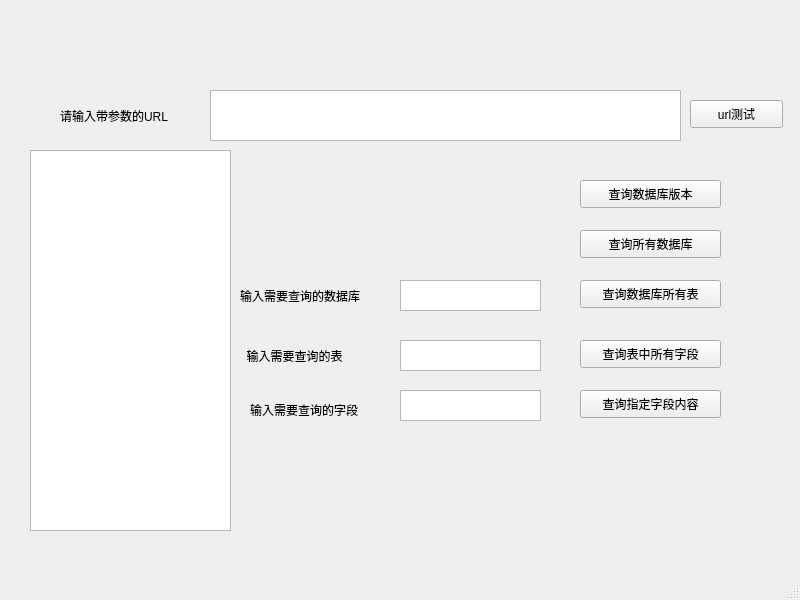
<?xml version="1.0" encoding="UTF-8"?>
<ui version="4.0">
 <class>MainWindow</class>
 <widget class="QMainWindow" name="MainWindow">
  <property name="geometry">
   <rect>
    <x>0</x>
    <y>0</y>
    <width>800</width>
    <height>600</height>
   </rect>
  </property>
  <property name="windowTitle">
   <string>SQL注入工具</string>
  </property>
  <widget class="QWidget" name="centralwidget">
   <widget class="QLabel" name="label">
    <property name="geometry">
     <rect>
      <x>60</x>
      <y>90</y>
      <width>141</width>
      <height>51</height>
     </rect>
    </property>
    <property name="text">
     <string>请输入带参数的URL</string>
    </property>
   </widget>
   <widget class="QPushButton" name="version_button">
    <property name="geometry">
     <rect>
      <x>580</x>
      <y>180</y>
      <width>141</width>
      <height>28</height>
     </rect>
    </property>
    <property name="text">
     <string>查询数据库版本</string>
    </property>
   </widget>
   <widget class="QTextEdit" name="url_box">
    <property name="geometry">
     <rect>
      <x>210</x>
      <y>90</y>
      <width>471</width>
      <height>51</height>
     </rect>
    </property>
   </widget>
   <widget class="QPushButton" name="dbs_button">
    <property name="geometry">
     <rect>
      <x>580</x>
      <y>230</y>
      <width>141</width>
      <height>28</height>
     </rect>
    </property>
    <property name="text">
     <string>查询所有数据库</string>
    </property>
   </widget>
   <widget class="QPushButton" name="table_button">
    <property name="geometry">
     <rect>
      <x>580</x>
      <y>280</y>
      <width>141</width>
      <height>28</height>
     </rect>
    </property>
    <property name="text">
     <string>查询数据库所有表</string>
    </property>
   </widget>
   <widget class="QPushButton" name="column_button">
    <property name="geometry">
     <rect>
      <x>580</x>
      <y>340</y>
      <width>141</width>
      <height>28</height>
     </rect>
    </property>
    <property name="text">
     <string>查询表中所有字段</string>
    </property>
   </widget>
   <widget class="QPushButton" name="dump_button">
    <property name="geometry">
     <rect>
      <x>580</x>
      <y>390</y>
      <width>141</width>
      <height>28</height>
     </rect>
    </property>
    <property name="text">
     <string>查询指定字段内容</string>
    </property>
   </widget>
   <widget class="QTextEdit" name="database_name">
    <property name="geometry">
     <rect>
      <x>400</x>
      <y>280</y>
      <width>141</width>
      <height>31</height>
     </rect>
    </property>
   </widget>
   <widget class="QLabel" name="label_2">
    <property name="geometry">
     <rect>
      <x>240</x>
      <y>280</y>
      <width>151</width>
      <height>31</height>
     </rect>
    </property>
    <property name="text">
     <string>输入需要查询的数据库</string>
    </property>
   </widget>
   <widget class="QLabel" name="label_3">
    <property name="geometry">
     <rect>
      <x>240</x>
      <y>340</y>
      <width>151</width>
      <height>31</height>
     </rect>
    </property>
    <property name="text">
     <string>  输入需要查询的表</string>
    </property>
   </widget>
   <widget class="QTextEdit" name="table_name">
    <property name="geometry">
     <rect>
      <x>400</x>
      <y>340</y>
      <width>141</width>
      <height>31</height>
     </rect>
    </property>
   </widget>
   <widget class="QLabel" name="label_4">
    <property name="geometry">
     <rect>
      <x>250</x>
      <y>400</y>
      <width>141</width>
      <height>20</height>
     </rect>
    </property>
    <property name="text">
     <string>输入需要查询的字段</string>
    </property>
   </widget>
   <widget class="QTextEdit" name="column_name">
    <property name="geometry">
     <rect>
      <x>400</x>
      <y>390</y>
      <width>141</width>
      <height>31</height>
     </rect>
    </property>
   </widget>
   <widget class="QTextEdit" name="result_text">
    <property name="geometry">
     <rect>
      <x>30</x>
      <y>150</y>
      <width>201</width>
      <height>381</height>
     </rect>
    </property>
   </widget>
   <widget class="QPushButton" name="url_test">
    <property name="geometry">
     <rect>
      <x>690</x>
      <y>100</y>
      <width>93</width>
      <height>28</height>
     </rect>
    </property>
    <property name="text">
     <string>url测试</string>
    </property>
   </widget>
  </widget>
  <widget class="QMenuBar" name="menubar">
   <property name="geometry">
    <rect>
     <x>0</x>
     <y>0</y>
     <width>800</width>
     <height>26</height>
    </rect>
   </property>
  </widget>
  <widget class="QStatusBar" name="statusbar"/>
 </widget>
 <resources/>
 <connections/>
</ui>
